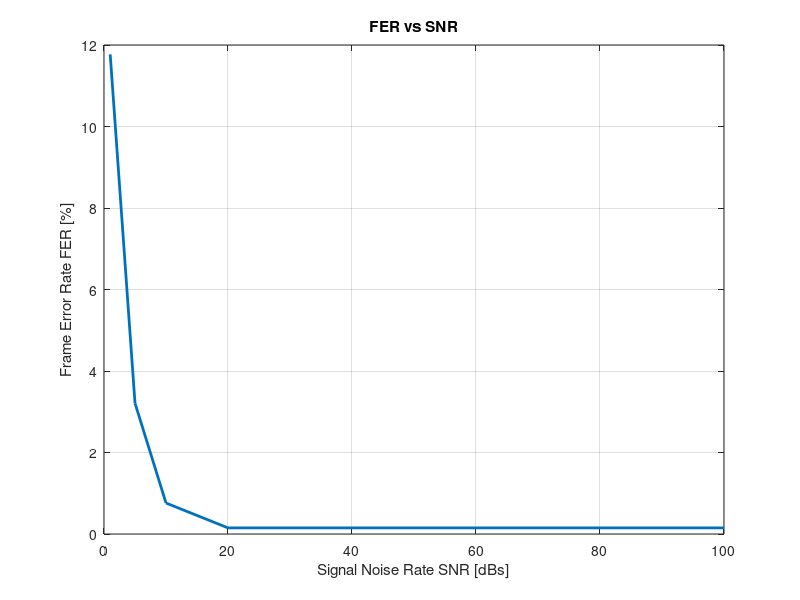

Write MATLAB code to recreate this figure.
clear all
close all
clc

%%%%%Grafica FER SNR%%%%
FER2 = [11.77 3.21 0.76 0.15 0.15];
SNR2 = [1 5 10 20 100];

figure(1)
plot(SNR2,FER2,'LineWidth',2)
xlabel('Signal Noise Rate SNR [dBs]')
ylabel('Frame Error Rate FER [%]')
hold on
grid on
title('FER vs SNR')

